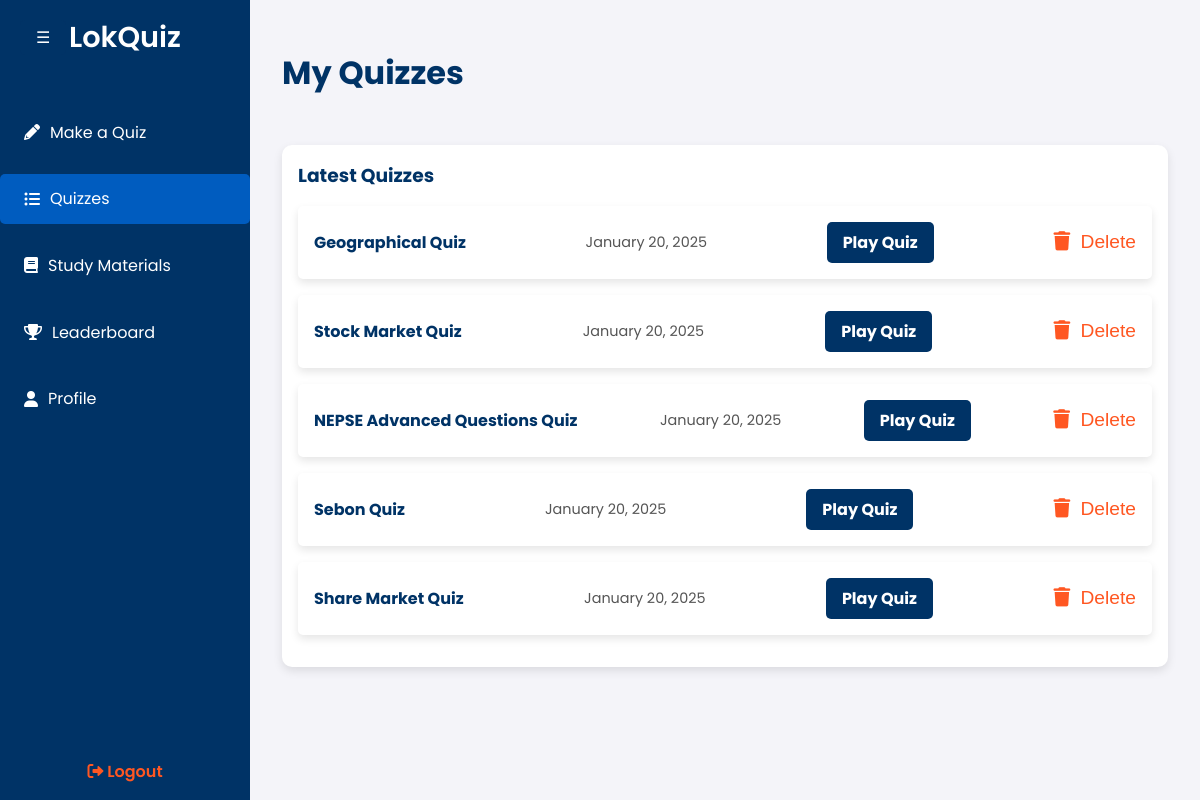
The app's page /quizzes/ (signed in) with its own data.
### home/models.py (models this page shows, shortened)
class Quiz(models.Model):
    user = models.ForeignKey(User, on_delete=models.CASCADE)
    name = models.CharField(max_length=255)
    topic = models.CharField(max_length=255)
    description = models.TextField()
    created_at = models.DateTimeField(auto_now_add=True)

### home/views.py (the view)
# urls.py: path('quizzes/', views.my_quizzes, name='quizzes_page'),
@login_required(login_url='/login/')
def my_quizzes(request):
    user_quizzes = Quiz.objects.filter(user=request.user).order_by('-created_at')
    if request.method == 'POST' and 'delete_quiz' in request.POST:
        quiz_id = request.POST.get('quiz_id')
        quiz = get_object_or_404(Quiz, id=quiz_id, created_by=request.user)
        quiz.delete()
        messages.success(request, "Quiz deleted successfully.")
        return redirect('my_quizzes')
    return render(request, 'home/quizzes.html', {
        'latest_quizzes': user_quizzes,  # Pass quizzes as `latest_quizzes`
    })

### home/templates/home/quizzes.html (shortened to what this page needs)
<!DOCTYPE html>
<html lang="en">
<head>
    {% load static %}
    <link href="https://cdnjs.cloudflare.com/ajax/libs/font-awesome/6.0.0-beta3/css/all.min.css" rel="stylesheet">
</head>
<body>
    <button class="toggle-btn" onclick="toggleSidebar()">☰</button>
    <div class="sidebar">
        <a href="/dashboard/" class="logo">LokQuiz</a>
        <ul>
            <li><a href="/makequiz/"><i class="fas fa-pencil-alt"></i> Make a Quiz</a></li>
            <li class="active"><a href="/quizzes/"><i class="fas fa-list-ul"></i> Quizzes</a></li>
            <li><a href="/materials/"><i class="fas fa-book"></i> Study Materials</a></li>
            <li><a href="/leaderboard/"><i class="fas fa-trophy"></i> Leaderboard</a></li>
            <li><a href="/profile/"><i class="fas fa-user"></i> Profile</a></li>
        </ul>
        <div class="logout">
            <a href="#" onclick="confirmLogout(event)"><i class="fas fa-sign-out-alt"></i> Logout</a>
        </div>
    </div>
    <div class="main-content">
        <h1>My Quizzes</h1>
        <div class="latest-quizzes">
            <h3>Latest Quizzes</h3>
            {% if latest_quizzes %}
                <ul>
                    {% for quiz in latest_quizzes %}
                        <li>
                            <div class="quiz-item">
                                <span class="quiz-name">{{ quiz.name }}</span>
                                <span class="quiz-date">{{ quiz.created_at|date:"F j, Y" }}</span>
                                <a href="{% url 'play_quiz' quiz.id %}" class="play-button">Play Quiz</a>
                                <form method="POST" action="{% url 'delete_quiz' quiz.id %}" style="display:inline;">
                                    <button type="submit" class="delete-button" onclick="return confirm('Are you sure you want to delete this quiz?')">
                                        <i class="fas fa-trash"></i> Delete
                                    </button>
                                </form>
                            </div>
                        </li>
                    {% endfor %}
                </ul>
            {% else %}
                <p>No quizzes found. Create your first quiz!</p>
            {% endif %}
        </div>
    </div>
</body>
</html>

### home/templates/home/quizzes.html (style rules this page uses)
* { margin: 0; padding: 0; box-sizing: border-box; }
body { font-family: 'Poppins', sans-serif; background-color: #f4f4f9; color: #333; display: flex; height: 100vh; overflow: hidden; }
.sidebar { width: 250px; background: #003366; color: #fff; display: flex; flex-direction: column; padding: 1rem 0; position: fixed; height: 100%; left: 0; top: 0; transition: transform 0.3s ease-in-out; z-index: 1000; }
.sidebar .logo { font-size: 1.8rem; font-weight: 600; text-align: center; margin-bottom: 2rem; color: #fff; text-decoration: none; }
.sidebar ul { list-style: none; padding: 0; }
.sidebar ul li { margin: 1rem 0; }
.sidebar ul li a { color: #fff; text-decoration: none; padding: 0.8rem 1.5rem; display: flex; align-items: center; border-radius: 5px; transition: background 0.3s ease; }
.sidebar ul li a i { margin-right: 10px; }
.sidebar ul li.active a { background: #005cbf; }
.sidebar .logout { margin-top: auto; text-align: center; }
.sidebar .logout a { color: #FF5722; font-weight: 600; text-decoration: none; padding: 0.8rem 1.5rem; border-radius: 5px; transition: background 0.3s ease; }
.main-content { flex-grow: 1; margin-left: 250px; margin-top:17px; padding: 2rem; overflow-y: auto; transition: margin-left 0.3s ease-in-out; }
.toggle-btn { position: absolute; top: 20px; left: 20px; background: #003366; color: #fff; border: none; padding: 0.5rem 1rem; font-size: 1rem; cursor: pointer; border-radius: 5px; z-index: 1100; }
.main-content h1 { color: #003366; margin-bottom: 1rem; }
.latest-quizzes { margin-top: 3rem; padding: 1rem; background: #fff; border-radius: 10px; box-shadow: 0 4px 10px rgba(0, 0, 0, 0.1); }
.latest-quizzes h3 { color: #003366; margin-bottom: 1rem; }
.latest-quizzes ul { list-style: none; padding: 0; }
.latest-quizzes .quiz-item { background-color: #fff; padding: 1rem; margin-bottom: 1rem; border-radius: 5px; box-shadow: 0 4px 8px rgba(0, 0, 0, 0.1); display: flex; justify-content: space-between; align-items: center; }
.latest-quizzes .quiz-name { font-weight: bold; color: #003366; }
.latest-quizzes .quiz-date { font-size: 0.9rem; color: #555; }
.latest-quizzes .play-button { background-color: #003366; color: white; padding: 0.5rem 1rem; border-radius: 5px; text-decoration: none; font-weight: bold; transition: background 0.3s ease; }
.delete-button { background: none; border: none; color: #FF5722; font-size: 1.2rem; cursor: pointer; transition: color 0.3s ease; }
.delete-button i { margin-right: 5px; }

### records on screen
Quiz: name "Geographical Quiz", created_at "January 20, 2025"
Quiz: name "Stock Market Quiz", created_at "January 20, 2025"
Quiz: name "NEPSE Advanced Questions Quiz", created_at "January 20, 2025"
Quiz: name "Sebon Quiz", created_at "January 20, 2025"
Quiz: name "Share Market Quiz", created_at "January 20, 2025"
